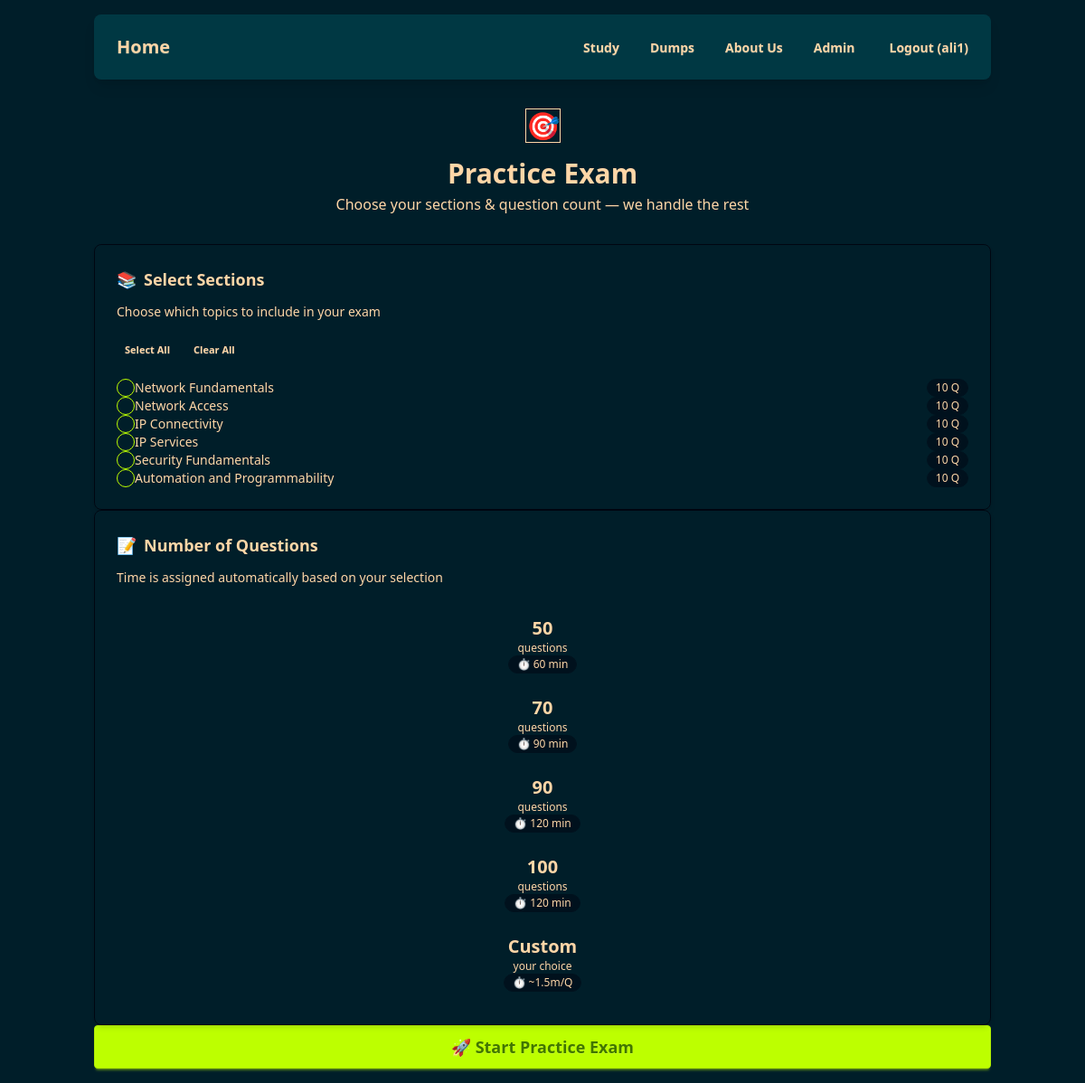
Page /quiz/practice/ (signed in) on the committed database.
### quiz/models.py (models this page shows, shortened)
class Test(models.Model):
    name = models.CharField(max_length=255)
    description = models.TextField(blank=True)
    test_type = models.CharField(max_length=10, choices=TEST_TYPES, default="learning")
    position = models.PositiveIntegerField(
        default=0, help_text="Display order of the test"
    )
    class Meta:
        ordering = ["position", "name"]

### quiz/views.py (the view)
# urls.py: path('practice/', views.practice_exam, name='practice_exam'),
@login_required
def practice_exam(request):
    tests = Test.objects.annotate(q_count=Count("questions")).filter(q_count__gt=0)
    context = {
        "tests": tests,
        "question_counts": QUESTION_COUNT_CHOICES,
    }
    return render(request, "quiz/practice_exam.html", context)

### quiz/templates/quiz/practice_exam.html (shortened to what this page needs)
{% extends 'quiz/base.html' %}
{% block content %}
<div class="max-w-2xl mx-auto">
    <div class="text-center mb-8">
        <div class="inline-flex items-center justify-center w-16 h-16 rounded-2xl bg-gradient-to-br from-primary/20 to-secondary/20 border border-primary/20 mb-4">
            <span class="text-3xl">🎯</span>
        </div>
        <h1 class="text-3xl font-bold">Practice Exam</h1>
        <p class="text-base-content/50 mt-1">Choose your sections &amp; question count — we handle the rest</p>
    </div>
    <form method="POST" action="{% url 'practice_start' %}" id="practice-form">
        <div class="card bg-base-100 border border-base-300 shadow-md mb-5">
            <div class="card-body p-5">
                <div class="flex items-center gap-2 mb-1">
                    <span class="text-lg">📚</span>
                    <h2 class="text-lg font-semibold">Select Sections</h2>
                </div>
                <p class="text-sm text-base-content/50 mb-3">Choose which topics to include in your exam</p>
                <div class="flex gap-2 mb-3">
                    <button type="button" onclick="selectAll()" class="btn btn-xs btn-ghost">Select All</button>
                    <button type="button" onclick="clearAll()" class="btn btn-xs btn-ghost">Clear All</button>
                </div>
                <div class="space-y-1.5">
                    {% for test in tests %}
                    <label class="flex items-center gap-3 px-3 py-2.5 rounded-lg hover:bg-base-200 cursor-pointer transition-colors section-row">
                        <input type="checkbox" name="sections" value="{{ test.id }}" class="checkbox checkbox-primary checkbox-sm section-cb">
                        <span class="flex-1 font-medium text-sm">{{ test.name }}</span>
                        <span class="badge badge-ghost badge-sm">{{ test.q_count }} Q</span>
                    </label>
                    {% empty %}
                    <p class="text-base-content/50 text-center py-4">No sections available yet.</p>
                    {% endfor %}
                </div>
            </div>
        </div>
        <div class="card bg-base-100 border border-base-300 shadow-md mb-5">
            <div class="card-body p-5">
                <div class="flex items-center gap-2 mb-1">
                    <span class="text-lg">📝</span>
                    <h2 class="text-lg font-semibold">Number of Questions</h2>
                </div>
                <p class="text-sm text-base-content/50 mb-3">Time is assigned automatically based on your selection</p>
                <div class="grid grid-cols-2 md:grid-cols-3 gap-2.5">
                    <label class="time-option flex flex-col items-center p-3 rounded-xl border-2 border-base-300 hover:border-primary/50 cursor-pointer transition-all" data-time="60">
                        <span class="font-bold text-xl text-base-content">50</span>
                        <span class="text-xs text-base-content/40">questions</span>
                        <span class="badge badge-sm badge-ghost mt-1.5">⏱ 60 min</span>
                    </label>
                    <label class="time-option flex flex-col items-center p-3 rounded-xl border-2 border-base-300 hover:border-primary/50 cursor-pointer transition-all" data-time="90">
                        <span class="font-bold text-xl text-base-content">70</span>
                        <span class="text-xs text-base-content/40">questions</span>
                        <span class="badge badge-sm badge-ghost mt-1.5">⏱ 90 min</span>
                    </label>
                    <label class="time-option flex flex-col items-center p-3 rounded-xl border-2 border-base-300 hover:border-primary/50 cursor-pointer transition-all" data-time="120">
                        <span class="font-bold text-xl text-base-content">90</span>
                        <span class="text-xs text-base-content/40">questions</span>
                        <span class="badge badge-sm badge-ghost mt-1.5">⏱ 120 min</span>
                    </label>
                    <label class="time-option flex flex-col items-center p-3 rounded-xl border-2 border-base-300 hover:border-primary/50 cursor-pointer transition-all" data-time="120">
                        <span class="font-bold text-xl text-base-content">100</span>
                        <span class="text-xs text-base-content/40">questions</span>
                        <span class="badge badge-sm badge-ghost mt-1.5">⏱ 120 min</span>
                    </label>
                    <label class="time-option flex flex-col items-center p-3 rounded-xl border-2 border-base-300 hover:border-primary/50 cursor-pointer transition-all col-span-2 md:col-span-1" data-time="custom">
                        <span class="font-bold text-xl text-base-content">Custom</span>
                        <span class="text-xs text-base-content/40">your choice</span>
                        <span class="badge badge-sm badge-ghost mt-1.5">⏱ ~1.5m/Q</span>
                    </label>
                </div>
            </div>
        </div>
        <button type="submit" class="btn btn-primary btn-lg w-full">
            🚀 Start Practice Exam
        </button>
    </form>
</div>
{% endblock %}

### quiz/templates/quiz/navbar.html (shortened to what this page needs)
{% load static %}
<div class="navbar bg-neutral text-neutral-content rounded-box shadow-lg mb-8">
  <div class="navbar-start">
    <a href="{% url 'landing_page' %}" class="btn btn-ghost normal-case text-xl">Home</a>
  </div>
  <div class="navbar-end">
    <ul class="menu menu-horizontal px-1 hidden md:flex text-neutral-content">
      <li><a href="{% url 'study' %}" class="btn btn-ghost">Study</a></li>
            <li><a href="{% url 'test_list' %}" class="btn btn-ghost">Dumps</a></li>
      <li><a href="{% url 'about' %}" class="btn btn-ghost">About Us</a></li>
      {% if user.is_authenticated and user.is_staff %}<li class="dropdown"><div tabindex="0" role="button" class="btn btn-ghost">Admin</div></li>{% endif %}
    </ul>
    <div class="hidden md:flex">
      {% if user.is_authenticated %}<form action="{% url 'logout' %}" method="post" class="inline-block">{% csrf_token %}<button type="submit" class="btn btn-ghost">Logout ({{ user.username }})</button></form>{% else %}<a href="{% url 'login' %}" class="btn btn-primary">Login</a><a href="{% url 'signup' %}" class="btn btn-primary ml-2">Sign Up</a>{% endif %}
    </div>
  </div>
</div>

### rows in the picture
Test: name "Network Fundamentals", q_count "10"
Test: name "Network Access", q_count "10"
Test: name "IP Connectivity", q_count "10"
Test: name "IP Services", q_count "10"
Test: name "Security Fundamentals", q_count "10"
Test: name "Automation and Programmability", q_count "10"

### other values in the picture
{{ user.username }} "ali1"
